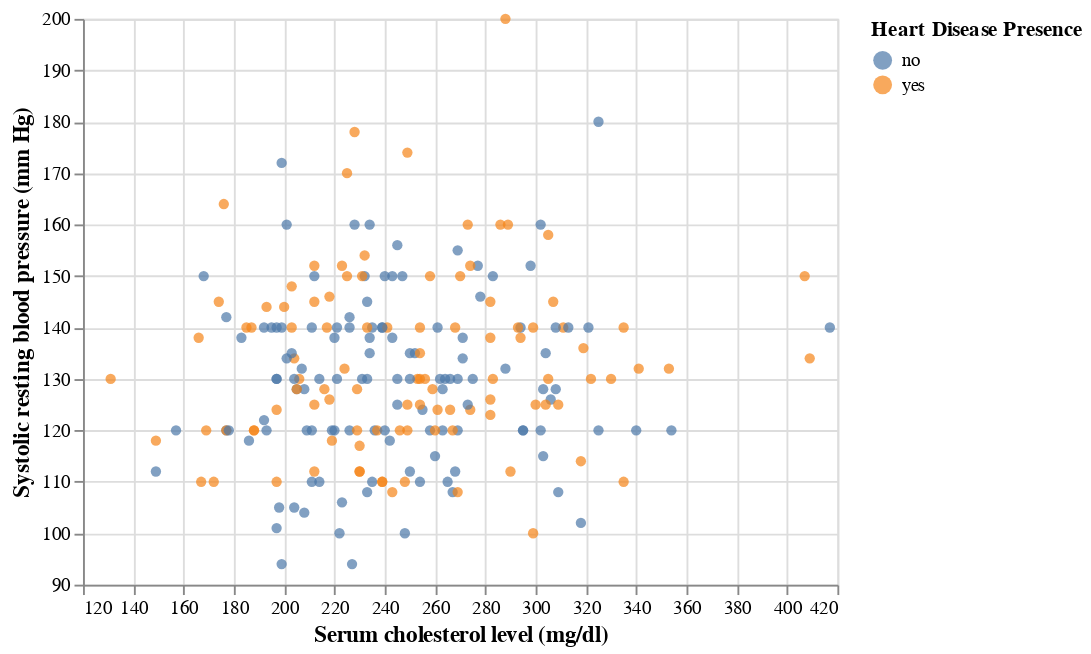

Notebook cell for this chart:
### Code cell
chol_vs_restbps = (
    alt.Chart(hd_general)
    .mark_circle()
    .encode(
        x=alt.X("chol", title="Serum cholesterol level (mg/dl)", scale=alt.Scale(zero=False)),
        y=alt.Y("trestbps(systolic)", title="Systolic resting blood pressure (mm Hg)", scale=alt.Scale(zero=False)),
        color=alt.Color("heart_disease_presence", title="Heart Disease Presence")
    )
).configure_axis(titleFontSize=12)
chol_vs_restbps

### Figure 1 — Vega-Lite specification as saved in the notebook (floating-point values rounded to 4 significant figures; data arrays with more than 128 entries replaced by an {"elided": "..."} marker saying what was removed)
{"config": {"view": {"continuousWidth": 400, "continuousHeight": 300}, "axis": {"titleFontSize": 12}}, "data": {"name": "data-30be64c4df4ba8f27c03470da3896931"}, "mark": "circle", "encoding": {"color": {"field": "heart_disease_presence", "title": "Heart Disease Presence", "type": "nominal"}, "x": {"field": "chol", "scale": {"zero": false}, "title": "Serum cholesterol level (mg/dl)", "type": "quantitative"}, "y": {"field": "trestbps(systolic)", "scale": {"zero": false}, "title": "Systolic resting blood pressure (mm Hg)", "type": "quantitative"}}, "$schema": "https://vega.github.io/schema/vega-lite/v4.17.0.json", "datasets": {"data-30be64c4df4ba8f27c03470da3896931": {"elided": "222 records"}}}
